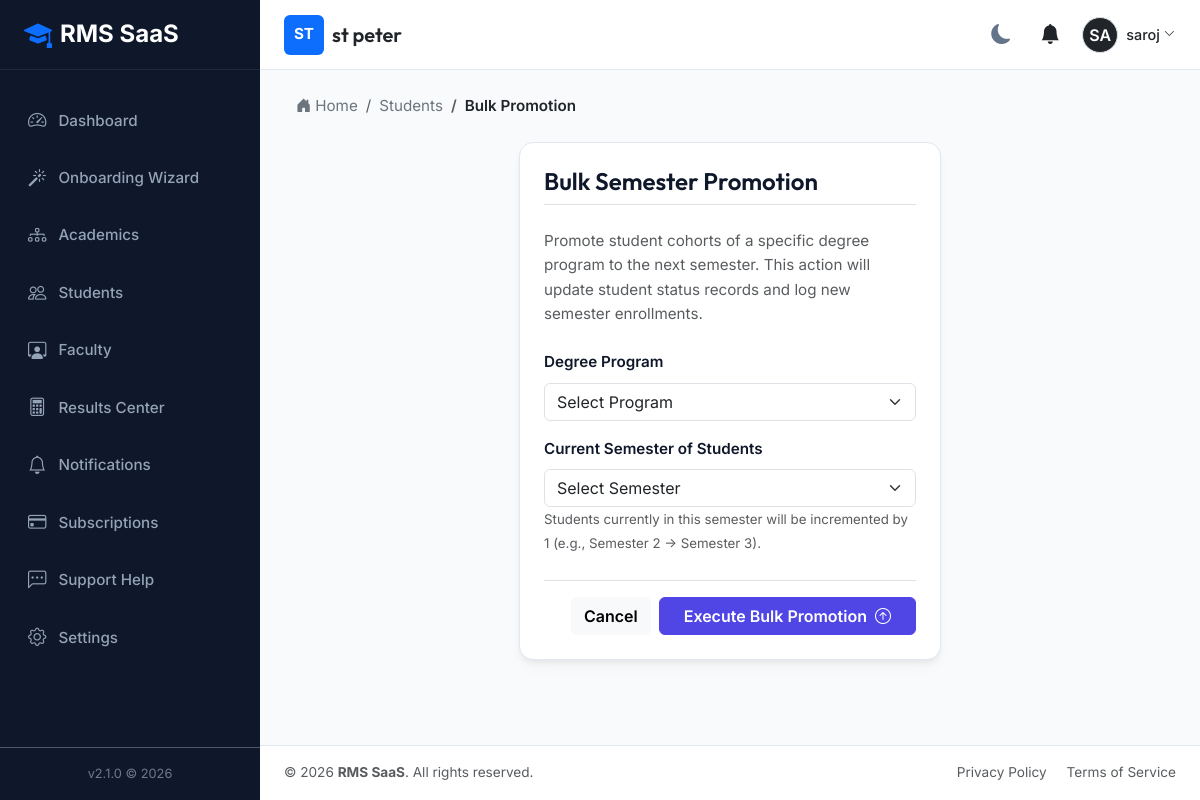
The app's page /students/promotion/ (signed in) with its own data.
### tenants/models.py (models this page shows, shortened)
class Institution(models.Model):
    name = models.CharField(max_length=255)
    slug = models.SlugField(max_length=255, unique=True)
    contact_email = models.EmailField()
    contact_phone = models.CharField(max_length=20, blank=True, null=True)
    address = models.TextField(blank=True, null=True)
    logo = models.ImageField(upload_to='institution_logos/', blank=True, null=True)
    is_active = models.BooleanField(default=True)
    created_at = models.DateTimeField(auto_now_add=True)
    updated_at = models.DateTimeField(auto_now=True)

### accounts/models.py (models this page shows, shortened)
class User(AbstractUser):
    class Role(models.TextChoices):
        SUPER_ADMIN = 'SUPER_ADMIN', 'Super Admin'
        INSTITUTION_OWNER = 'INSTITUTION_OWNER', 'Institution Owner'
        INSTITUTION_ADMIN = 'INSTITUTION_ADMIN', 'Institution Admin'
        EXAM_CONTROLLER = 'EXAM_CONTROLLER', 'Examination Controller'
        HOD = 'HOD', 'Head of Department'
        FACULTY = 'FACULTY', 'Faculty'
        STUDENT = 'STUDENT', 'Student'
    role = models.CharField(max_length=30, choices=Role.choices, default=Role.STUDENT)
    institution = models.ForeignKey(
        'tenants.Institution',
        on_delete=models.SET_NULL,
        null=True,
        blank=True,
        related_name='users'
    )
    phone = models.CharField(max_length=20, blank=True, null=True)
    profile_picture = models.ImageField(upload_to='profile_pics/', blank=True, null=True)
    created_at = models.DateTimeField(auto_now_add=True)
    updated_at = models.DateTimeField(auto_now=True)
    @property
    def is_super_admin(self):
        return self.role == self.Role.SUPER_ADMIN or self.is_superuser
    @property
    def is_institution_admin(self):
        return self.role in [self.Role.INSTITUTION_OWNER, self.Role.INSTITUTION_ADMIN]

### academics/views.py (the view)
    def wrapper(request, *args, **kwargs):
        if not request.user.is_authenticated:
            return redirect('login')
        if not request.user.is_super_admin and not request.user.is_institution_admin:
            messages.error(request, "Permission Denied: Admin access required.")
            return redirect('dashboard')
        return view_func(request, *args, **kwargs)

### academics/views.py (called while the page is built)
def admin_required(view_func):
    def wrapper(request, *args, **kwargs):
        if not request.user.is_authenticated:
            return redirect('login')
        if not request.user.is_super_admin and not request.user.is_institution_admin:
            messages.error(request, "Permission Denied: Admin access required.")
            return redirect('dashboard')
        return view_func(request, *args, **kwargs)
    return wrapper

### notifications/context_processors.py (called while the page is built)
def unread_notifications(request):
    if request.user.is_authenticated:
        unread_notifications = Notification.objects.filter(user=request.user, is_read=False).order_by('-created_at')
        return {
            'unread_notifications': unread_notifications,
            'unread_notifications_list': unread_notifications,
            'unread_notifications_count': unread_notifications.count()
        }
    return {}

### students/views.py (called while the page is built, shortened)
@login_required
@admin_required
def student_promotion(request):
    inst = request.user.institution
    programs = Program.objects.filter(institution=inst)
    semesters = Semester.objects.filter(institution=inst)
    return render(request, 'students/student_promotion.html', {
        'programs': programs,
        'semesters': semesters,
        'breadcrumbs': [{'name': 'Students', 'url': '/students/'}, {'name': 'Bulk Promotion', 'url': '#'}]
    })

### tenants/context_processors.py (called while the page is built)
def institution_context(request):
    context = {
        'current_institution': None,
        'institution_settings': None
    }
    if request.user.is_authenticated and not request.user.is_super_admin:
        if request.user.institution:
            context['current_institution'] = request.user.institution
            try:
                context['institution_settings'] = request.user.institution.settings
            except Exception:
                context['institution_settings'] = None
    return context

### templates/students/student_promotion.html (shortened to what this page needs)
{% extends "base.html" %}
{% block content %}
<div class="row justify-content-center">
    <div class="col-md-8 col-lg-6">
        <div class="rms-card">
            <h4 class="mb-4 font-heading fw-semibold border-bottom pb-2">Bulk Semester Promotion</h4>
            <p class="text-muted mb-4">Promote student cohorts of a specific degree program to the next semester. This action will update student status records and log new semester enrollments.</p>
            <form method="POST">
                <div class="mb-3">
                    <label for="program" class="form-label fw-semibold">Degree Program</label>
                    <select id="program" name="program" class="form-select" required>
                        <option value="">Select Program</option>
                    </select>
                </div>
                <div class="mb-4">
                    <label for="current_semester" class="form-label fw-semibold">Current Semester of Students</label>
                    <select id="current_semester" name="current_semester" class="form-select" required>
                        <option value="">Select Semester</option>
                    </select>
                    <small class="text-muted">Students currently in this semester will be incremented by 1 (e.g., Semester 2 -> Semester 3).</small>
                </div>
                <div class="d-flex justify-content-end gap-2 border-top pt-3">
                    <a href="{% url 'student_list' %}" class="btn btn-light fw-semibold">Cancel</a>
                    <button type="submit" class="btn btn-primary px-4 fw-semibold" onclick="return confirm('Are you sure you want to promote all active students in the selected program and semester?')">
                        Execute Bulk Promotion <i class="bi bi-arrow-up-circle ms-1"></i>
                    </button>
                </div>
            </form>
        </div>
    </div>
</div>
{% endblock %}

### templates/partials/navbar.html (shortened to what this page needs)
<nav class="app-navbar no-print">
    <div class="d-flex align-items-center">
        {% if current_institution %}
            <div class="d-flex align-items-center">
                {% if current_institution.logo %}
                    <img src="{{ current_institution.logo.url }}" alt="{{ current_institution.name }} Logo" height="40" class="me-2 rounded">
                {% else %}
                    <div class="bg-primary text-white d-flex align-items-center justify-content-center rounded me-2" style="width: 40px; height: 40px; font-weight: bold;">
                        {{ current_institution.name|slice:":2"|upper }}
                    </div>
                {% endif %}
                <div>
                    <h5 class="m-0 text-dark font-heading">{{ current_institution.name }}</h5>
                </div>
            </div>
        {% else %}
            <h5 class="m-0 text-dark font-heading">RMS SaaS Platform</h5>
        {% endif %}
    </div>
    <div class="d-flex align-items-center gap-3">
        <button class="theme-toggle-btn" id="theme-toggle" title="Toggle Theme">
            <i class="bi bi-moon-fill"></i>
        </button>
        <div class="dropdown">
            <button class="btn btn-link position-relative text-dark p-1" type="button" id="notificationDropdown" data-bs-toggle="dropdown" aria-expanded="false">
                <i class="bi bi-bell-fill fs-5"></i>
            </button>
        </div>
        <div class="dropdown">
            <button class="btn btn-link d-flex align-items-center text-decoration-none p-0 text-dark" type="button" id="userProfileDropdown" data-bs-toggle="dropdown" aria-expanded="false">
                {% if user.profile_picture %}
                    <img src="{{ user.profile_picture.url }}" alt="{{ user.username }}" width="36" height="36" class="rounded-circle border">
                {% else %}
                    <div class="bg-dark text-white rounded-circle d-flex align-items-center justify-content-center border" style="width: 36px; height: 36px; font-weight: 600;">
                        {{ user.username|slice:":2"|upper }}
                    </div>
                {% endif %}
                <span class="ms-2 d-none d-md-inline" style="font-size: 0.9rem; font-weight: 500;">{{ user.get_full_name|default:user.username }}</span>
                <i class="bi bi-chevron-down ms-1" style="font-size: 0.7rem;"></i>
            </button>
        </div>
    </div>
</nav>

### static/css/styles.css (style rules this page uses)
:root { --bg-primary: #f8fafc; --bg-secondary: #ffffff; --text-primary: #0f172a; --text-secondary: #64748b; --border-color: #e2e8f0; --card-shadow: 0 4px 6px -1px rgba(0, 0, 0, 0.05), 0 2px 4px -1px rgba(0, 0, 0, 0.02), 0 10px 15px -3px rgba(0, 0, 0, 0.03); --sidebar-bg: #0f172a; --sidebar-text: #94a3b8; --sidebar-active-bg: #1e293b; --sidebar-active-text: #ffffff; --primary: #4f46e5; --primary-hover: #4338ca; --success: #10b981; --warning: #f59e0b; --danger: #ef4444; --info: #06b6d4; --font-heading: 'Outfit', sans-serif; --font-body: 'Inter', sans-serif; --radius-lg: 14px; --radius-md: 10px; --transition-fast: 0.2s ease; }
body { background-color: var(--bg-primary); color: var(--text-primary); font-family: var(--font-body); font-size: 0.95rem; line-height: 1.6; transition: background-color var(--transition-fast), color var(--transition-fast); }
h1, h2, h3, h4, h5, h6 { font-family: var(--font-heading); font-weight: 600; }
.app-navbar { background-color: var(--bg-secondary); border-bottom: 1px solid var(--border-color); height: 70px; padding: 0 1.5rem; display: flex; align-items: center; justify-content: space-between; }
.rms-card { background-color: var(--bg-secondary); border: 1px solid var(--border-color); border-radius: var(--radius-lg); box-shadow: var(--card-shadow); padding: 1.5rem; margin-bottom: 1.5rem; transition: transform var(--transition-fast), box-shadow var(--transition-fast); }
.btn-primary { background-color: var(--primary); border-color: var(--primary); }
.theme-toggle-btn { cursor: pointer; background: none; border: none; color: var(--text-secondary); font-size: 1.25rem; padding: 0.5rem; border-radius: 50%; display: flex; align-items: center; justify-content: center; transition: all var(--transition-fast); }

### records on screen
Institution: name "ST", name "st peter"
User: username "SA", get_full_name "saroj"

### other values on screen
{{ crumb.name }} "Students"
{{ crumb.name }} "Bulk Promotion"
